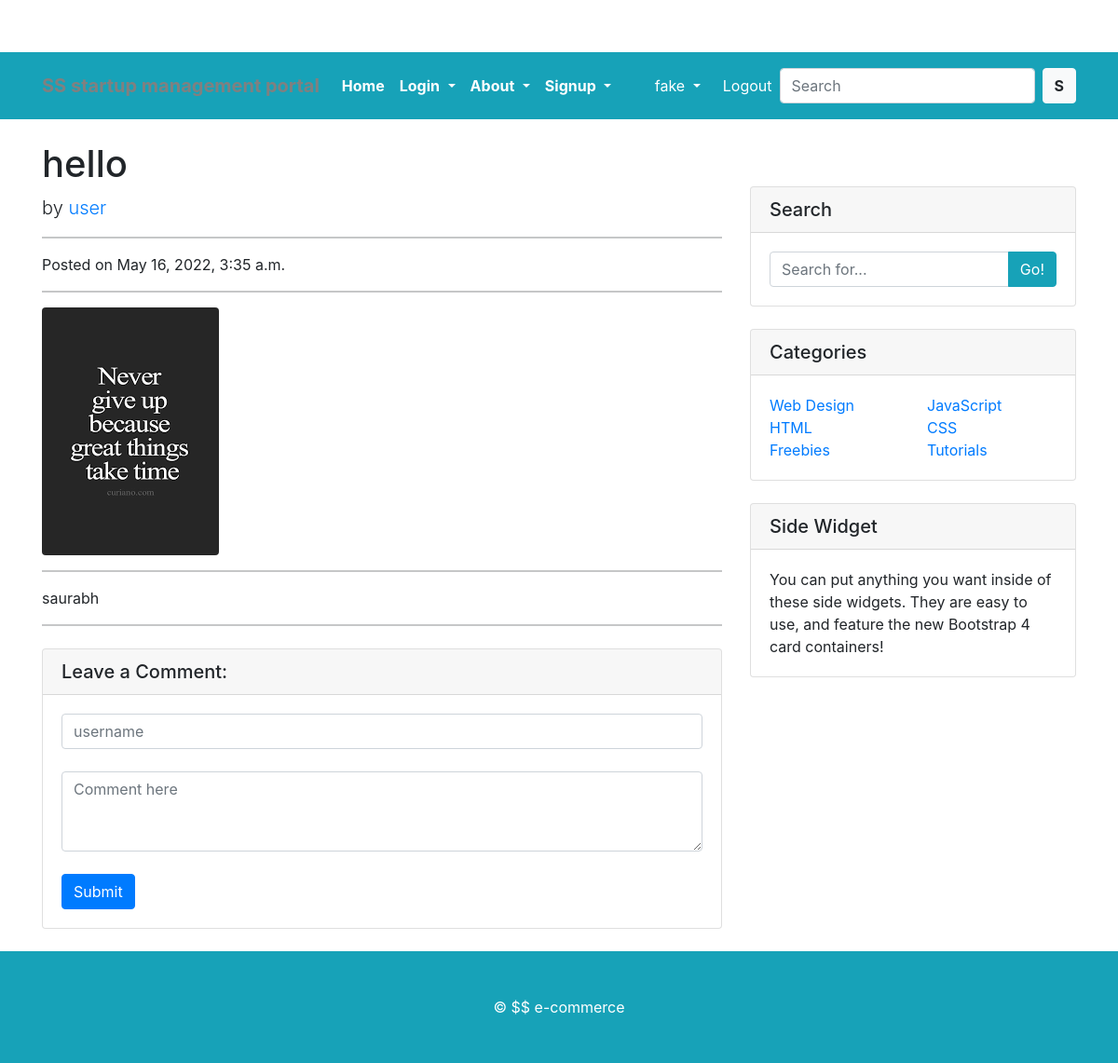
/hello (signed in), run on the app's committed database.
### SGapp/models.py (models this page shows, shortened)
class User(AbstractUser):
    is_user = models.BooleanField(default=False)
    is_mentor = models.BooleanField(default=False)

class Blog_Post(models.Model):
    image = models.ImageField(upload_to = 'img')
    title = models.CharField(max_length= 200)
    body = models.TextField()
    slug = models.SlugField()
    writer = models.ForeignKey(User, on_delete = models.CASCADE)
    created_on = models.DateTimeField(auto_now = True)

### SGapp/views.py (the view)
# urls.py: path('<str:slug>', views.blog_detailView, name = 'blog_detail'),
@user_required
def blog_detailView(request, slug):
    post = Blog_Post.objects.get(slug = slug)
    comments = post.comments.all()
    new_comment = None
    if request.method == 'POST':
        form = CommentForm(request.POST)
        if form.is_valid():
            new_comment = form.save(commit=False)
            new_comment.post = post
            new_comment.save()
            messages.success(request, 'User commented successfully!')
            return HttpResponseRedirect(reverse('blog_detail', args = [str(post.slug)]))
    else:
        form = CommentForm()
    return render(request, 'blog_detail.html', {'post': post, 'form': form, 'comments':comments, 'new_comment':new_comment})

### SGapp/forms.py
class CommentForm(forms.ModelForm):
    commenter = forms.CharField(max_length=20, widget=forms.TextInput(attrs={
        'class': 'form-control', 'placeholder':'username'
    }))
    body = forms.CharField(max_length=100, widget = forms.Textarea(attrs={
        'class': 'form-control', 'placeholder': 'Comment here', 'rows': 3
    }))
    class Meta:
        model = Comment
        fields = ['commenter', 'body']

### SGapp/templates/blog_detail.html (shortened to what this page needs)
{% extends 'basex.html' %}
  {%  block content %}
  <div class="container">
    <div class="row">
      <div class="col-lg-8">
        <h1 class="mt-4">{{post.title}}</h1>
        <p class="lead">
          by
          <a href="#">{{post.writer}}</a>
        </p>
        <hr>
        <p>Posted on {{post.created_on}}</p>
        <hr>
        <img class="img-fluid rounded" src="{{post.image.url}}" alt="">
        <hr>
        <p>{{post.body}}</p>
        <hr>
        <div class="card my-4">
          <h5 class="card-header">Leave a Comment:</h5>
          <div class="card-body">
            <form method="POST">
               {{form.commenter}} <br>
              {{form.body}}<br>
              <button type="submit" class="btn btn-primary">Submit</button>
            </form>
          </div>
        </div>
      </div>
     {% endblock %}

### templates/basex.html (shortened to what this page needs)
<!DOCTYPE html>
{% load static %}
<html lang="en">
<head>
  <ink href="https://cdn.jsdelivr.net/npm/bootstrap@5.0.0-beta1/dist/css/bootstrap.min.css" rel="stylesheet">
    <link href="https://cdn.jsdelivr.net/npm/bootstrap@5.0.1/dist/css/bootstrap.min.css" rel="stylesheet">
    <link rel="stylesheet" href="{% static 'app/css/owl.carousel.min.css' %}">
    <link rel="stylesheet" href="{% static 'app/css/all.min.css' %}">
    <link rel="stylesheet" href="{% static 'app/css/style.css' %}">
    <link href="https://cdn.jsdelivr.net/npm/bootstrap@5.0.2/dist/css/bootstrap.min.css" rel="stylesheet">
  <link href="{% static 'vendor/bootstrap/css/bootstrap.min.css' %}" rel="stylesheet">
  <link href="{% static 'css/blog-home.css' %}" rel="stylesheet">
</head>
<body>
<nav class="navbar navbar-expand-lg navbar-dark pt-3 pb-3 bg-info " >
  <div class="container">
    <a style =" color:grey;" class="navbar-brand" href="/"><b>SS startup management portal </b></a>
    <div class="collapse navbar-collapse" id="navbarSupportedContent">
      <ul class="navbar-nav me-auto mb-2 mb-lg-0">
        <li class="nav-item">
          <a class="nav-link active" aria-current="page" href="{% url 'home' %}"><b>Home</b></a>
        </li>
        <li class="nav-item dropdown">
          <a class="nav-link dropdown-toggle text-white" href="#" id="electronicsDropdown" role="button" data-bs-toggle="dropdown" aria-expanded="false">
            <b>Login</b>
          </a>
        </li>
          <li class="nav-item dropdown">
          <a class="nav-link dropdown-toggle text-white" href="#" id="electronicsDropdown" role="button" data-bs-toggle="dropdown" aria-expanded="false">
            <b>About</b>
          </a>
        </li>
        <li class="nav-item dropdown">
          <a class="nav-link dropdown-toggle text-white" href="#" id="electronicsDropdown" role="button" data-bs-toggle="dropdown" aria-expanded="false">
            <b>Signup</b>
          </a>
        </li>
      </ul>
      <div>
       <ul class="navbar-nav me-auto mb-2 mb-lg-0">
        <li class="nav-item dropdown mx-2">
           <a class="nav-link dropdown-toggle text-white" href="#" id="profileDropdown" role="button" data-bs-toggle="dropdown" aria-expanded="false">
             {{ request.user }}
           </a>
       {% if request.user.is_authenticated %}
       <li>
          <a href="{% url 'logout_x' %}" class="nav-link text-white"> Logout </a>
        </li>
        {% endif %}
       </ul>
      </div>
      <form class="d-flex">
        <input class="form-control me-2" type="search" placeholder="Search" aria-label="Search">
        <button class="btn btn-light" type="submit"><b>S</b></button>
      </form>
    </div>
  </div>
 </nav>
  {% block content%}{% endblock %}
  <div class="col-md-4 mt-5">
    <div class="card my-4">
      <h5 class="card-header">Search</h5>
      <div class="card-body">
        <div class="input-group">
          <input type="text" class="form-control" placeholder="Search for...">
          <span class="input-group-append">
            <button class="btn btn-info" type="button">Go!</button>
          </span>
        </div>
      </div>
    </div>
    <div class="card my-4">
      <h5 class="card-header">Categories</h5>
      <div class="card-body">
        <div class="row">
          <div class="col-lg-6">
            <ul class="list-unstyled mb-0">
              <li>
                <a href="#">Web Design</a>
              </li>
              <li>
                <a href="#">HTML</a>
              </li>
              <li>
                <a href="#">Freebies</a>
              </li>
            </ul>
          </div>
          <div class="col-lg-6">
            <ul class="list-unstyled mb-0">
              <li>
                <a href="#">JavaScript</a>
              </li>
              <li>
                <a href="#">CSS</a>
              </li>
              <li>
                <a href="#">Tutorials</a>
              </li>
            </ul>
          </div>
        </div>
      </div>
    </div>
    <div class="card my-4">
      <h5 class="card-header">Side Widget</h5>
      <div class="card-body">
        You can put anything you want inside of these side widgets. They are easy to use, and feature the new Bootstrap 4 card containers!
      </div>
    </div>
  </div>
</div>
</div>
<footer class="py-5 bg-info">
<div class="container">
  <p class="m-0 text-center text-white"> &copy; $$ e-commerce</p>
</div>
</footer>
</body>
</html>

### static/css/blog-home.css (style rules this page uses)
body { padding-top: 56px; }

### data on the page
User: user "fake"
Blog_Post: title "hello", writer "user", created_on "May 16, 2022, 3:35 a.m.", image (picture), body "saurabh"
